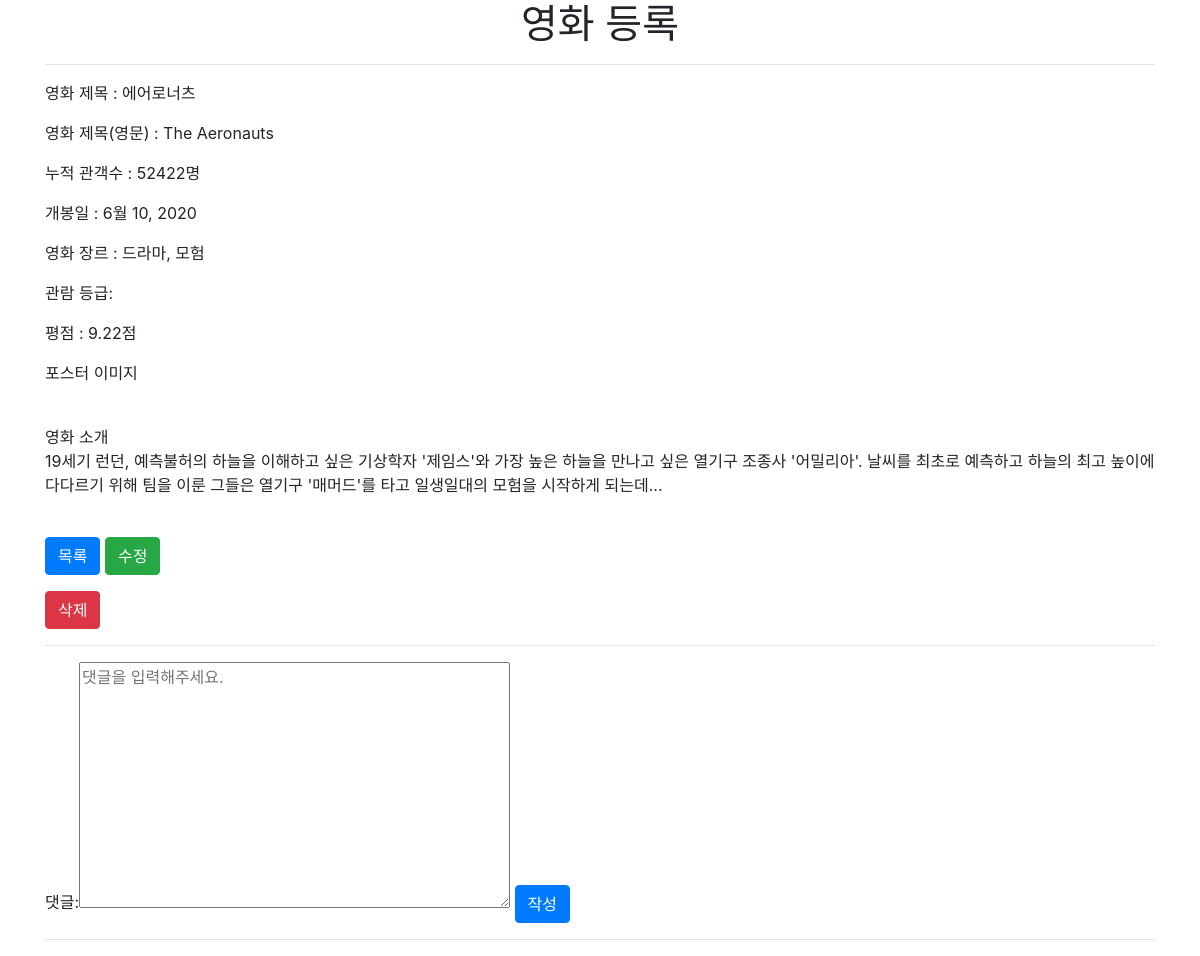
The app's page /movies/3/ with its own data.
### movies/models.py (models this page shows)
class Movie(models.Model):
    title = models.CharField(max_length=20)
    title_en = models.CharField(max_length=50)
    audience = models.IntegerField()
    open_date = models.DateField()
    genre = models.CharField(max_length=50)
    watch_grade = models.CharField(max_length=50)
    score = models.FloatField()
    poster_url = models.CharField(max_length=200)
    description = models.TextField()

### movies/views.py (the view)
# urls.py: path('<int:pk>/', views.detail, name='detail'),
def detail(request, pk):
    movie = Movie.objects.get(pk=pk)
    comments = movie.comment_set.all()
    form = CommentForm()
    context = {
        'movie': movie,
        'comments': comments,
        'form': form,
    }
    return render(request, 'movies/detail.html', context)

### movies/forms.py
class CommentForm(forms.ModelForm):
    content = forms.CharField(
        label='댓글',
        widget=forms.Textarea(
            attrs={
                'placeholder': '댓글을 입력해주세요.',
                'col' : 100,
                'row' : 10,
            }
        )
    )
    class Meta:
        model = Comment
        fields = ('content', )

### movies/templates/movies/detail.html (shortened to what this page needs)
{% extends 'base.html' %}
{% block content %}
<h1 class="text-center">영화 등록</h1>
<hr>
<p>영화 제목 : {{ movie.title }}</p>
<p>영화 제목(영문) : {{ movie.title_en }}</p>
<p>누적 관객수 : {{ movie.audience }}명</p>
<p>개봉일 : {{ movie.open_date }}</p>
<p>영화 장르 : {{ movie.genre }}</p>
<p>관람 등급: {{ movie.watch_grde }}</p>
<p>평점 : {{ movie.score }}점</p>
<p>포스터 이미지  <br> <img src="{{ movie.poster_url }}" width="500px" alt=""></p>
<p>영화 소개 <br> {{ movie.description }}<p>
<br>
<button onclick = "location.href = '{% url 'movies:index' %}'" class="btn btn-primary">목록</button>
<button onclick = "location.href = '{% url 'movies:edit' movie.pk %}'" class="btn btn-success">수정</button>
<form action="{% url 'movies:delete' movie.pk %}" method="POST">
    <button class="btn btn-danger">삭제</button>
</form>
<hr>
<form action="{% url 'movies:comment_create' movie.pk %}" method="POST">
    {{ form }}
    <button class="btn btn-primary">작성</button>
</form>
<hr>
{% endblock %}

### records on screen
Movie: title "에어로너츠", title_en "The Aeronauts", audience "52422", open_date "6월 10, 2020", genre "드라마, 모험", score "9.22", description "19세기 런던, 예측불허의 하늘을 이해하고 싶은 기상학자 '제임스'와 가장 높은 하늘을 만나고 싶은 열기구 조종사 '어밀리아'. 날씨를 최초로 예측하고 하늘의 최고 높이에 다다르기 위해 팀을 이룬 그들은 열기구 '매머드'를 타고 일생일대의 모험을 시작하게 되는데..."
